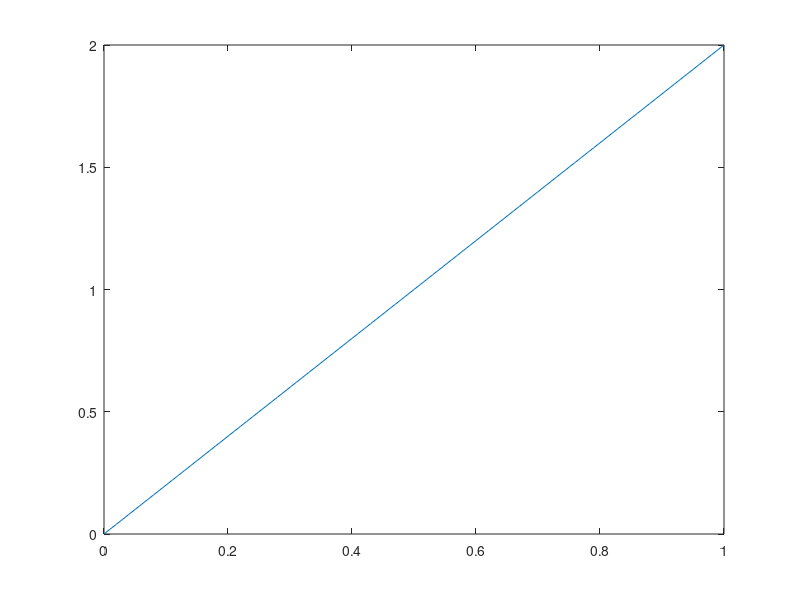
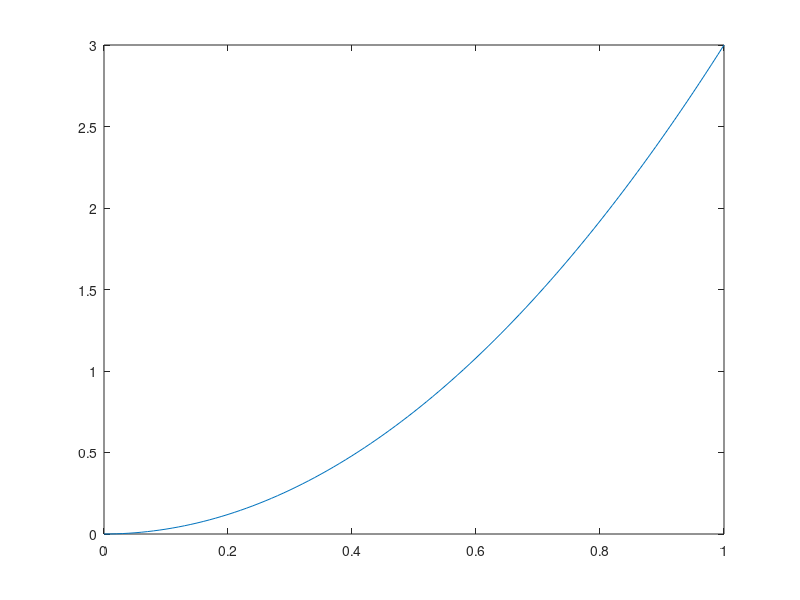
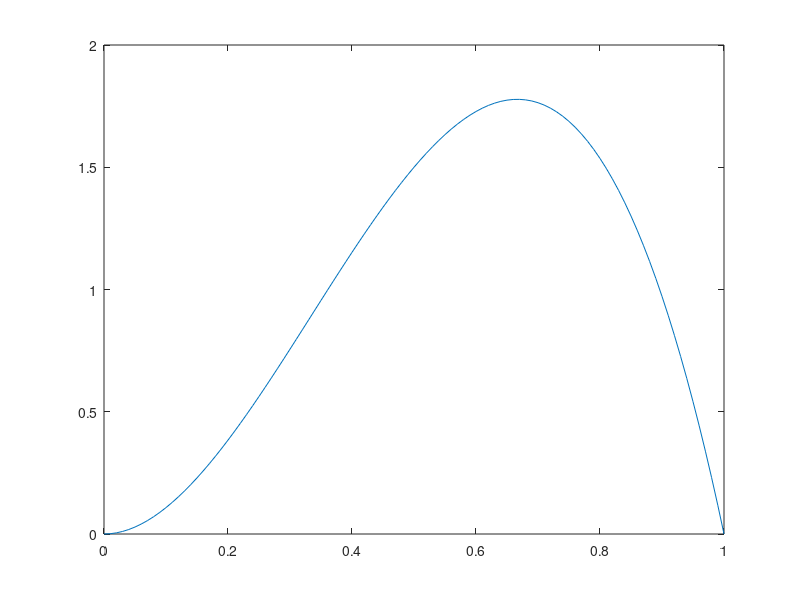
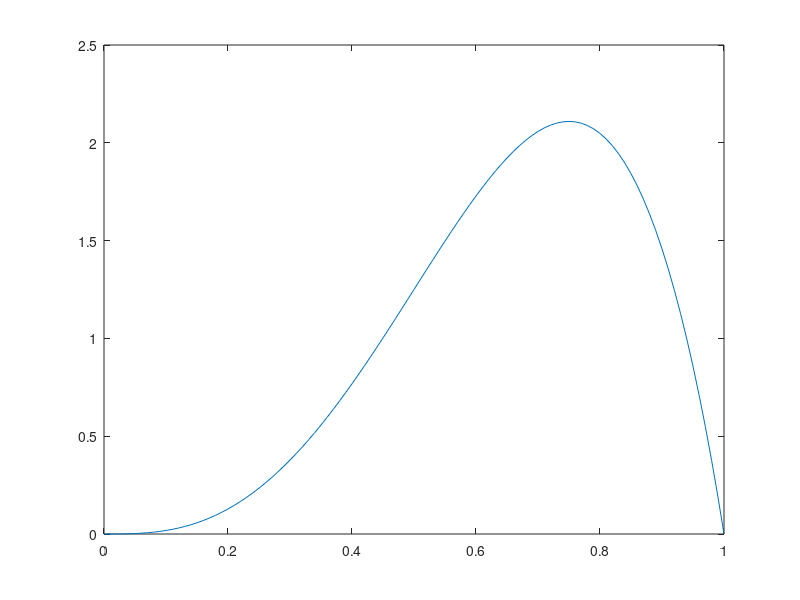

MATLAB code to generate these figures, in order:
% graph P(theta|y,n)
% x axis: value of theta
% y axis: probability

% trial 1: n = 1, y = 1
figure;
n = 1;
y = 1;
t = 0:0.01:1;
p = (n+1).*nchoosek(n,y).*(t.^y).*((1-t).^(n-y));
plot(t,p)
% trial 2: n = 2, y = 2
figure;
n = 2;
y = 2;
t = 0:0.01:1;
p = (n+1).*nchoosek(n,y).*(t.^y).*((1-t).^(n-y));
plot(t,p)
% trial 3: n = 3, y = 2
figure;
n = 3;
y = 2;
t = 0:0.01:1;
p = (n+1).*nchoosek(n,y).*(t.^y).*((1-t).^(n-y));
plot(t,p)
% trial 4: n = 4, y = 3
figure;
n = 4;
y = 3;
t = 0:0.01:1;
p = (n+1).*nchoosek(n,y).*(t.^y).*((1-t).^(n-y));
plot(t,p)